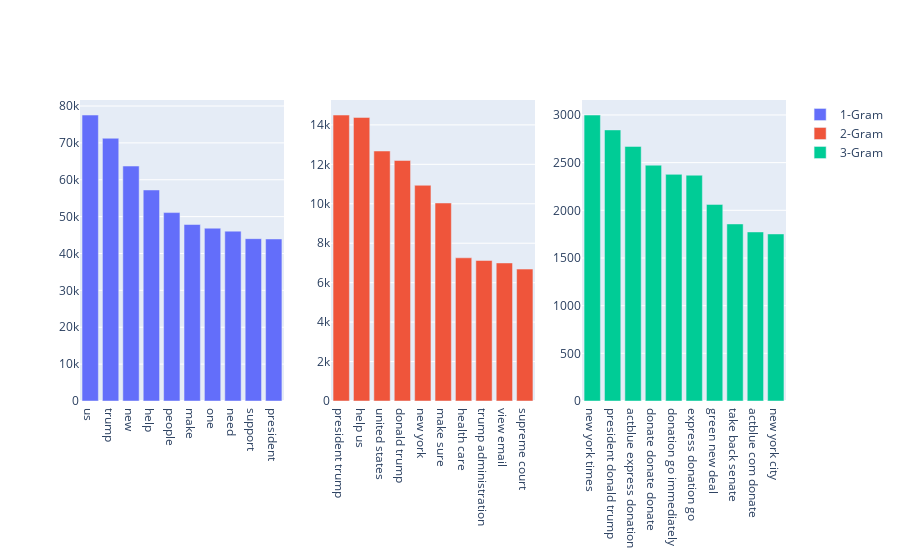

Notebook cell for this chart:
### Code cell
df_dom = df[df['country']=="United States"]

top_bigrams1 = pd.DataFrame(get_top_ngram(df_dom['cleaned_body'],1)[:10],columns=['word','count'])
top_bigrams2 = pd.DataFrame(get_top_ngram(df_dom['cleaned_body'],2)[:10],columns=['word','count'])
top_bigrams3 = pd.DataFrame(get_top_ngram(df_dom['cleaned_body'],3)[:10],columns=['word','count'])

#Make subplots to display different slices of data all together on one plot
fig = make_subplots(rows=1, cols=3, start_cell="bottom-left")

fig.add_trace(go.Bar(x=top_bigrams1['word'], y=top_bigrams1['count'], name='1-Gram'),row=1, col=1)
fig.add_trace(go.Bar(x=top_bigrams2['word'], y=top_bigrams2['count'], name='2-Gram'),row=1, col=2)
fig.add_trace(go.Bar(x=top_bigrams3['word'], y=top_bigrams3['count'], name='3-Gram'),row=1, col=3)

fig.show()

### Figure 1 — Plotly figure (JSON) as saved in the notebook; plotly's stock layout.template omitted (floating-point values rounded to 4 significant figures)
{"data": [{"name": "1-Gram", "type": "bar", "x": ["us", "trump", "new", "help", "people", "make", "one", "need", "support", "president"], "xaxis": "x", "y": [77542, 71254, 63709, 57227, 51091, 47863, 46863, 46062, 44025, 43936], "yaxis": "y"}, {"name": "2-Gram", "type": "bar", "x": ["president trump", "help us", "united states", "donald trump", "new york", "make sure", "health care", "trump administration", "view email", "supreme court"], "xaxis": "x2", "y": [14499, 14379, 12676, 12195, 10938, 10040, 7261, 7125, 7000, 6689], "yaxis": "y2"}, {"name": "3-Gram", "type": "bar", "x": ["new york times", "president donald trump", "actblue express donation", "donate donate donate", "donation go immediately", "express donation go", "green new deal", "take back senate", "actblue com donate", "new york city"], "xaxis": "x3", "y": [2999, 2843, 2670, 2473, 2377, 2368, 2062, 1857, 1773, 1752], "yaxis": "y3"}], "layout": {"xaxis": {"anchor": "y", "domain": [0, 0.2889]}, "xaxis2": {"anchor": "y2", "domain": [0.3556, 0.6444]}, "xaxis3": {"anchor": "y3", "domain": [0.7111, 1]}, "yaxis": {"anchor": "x", "domain": [0, 1]}, "yaxis2": {"anchor": "x2", "domain": [0, 1]}, "yaxis3": {"anchor": "x3", "domain": [0, 1]}}}
